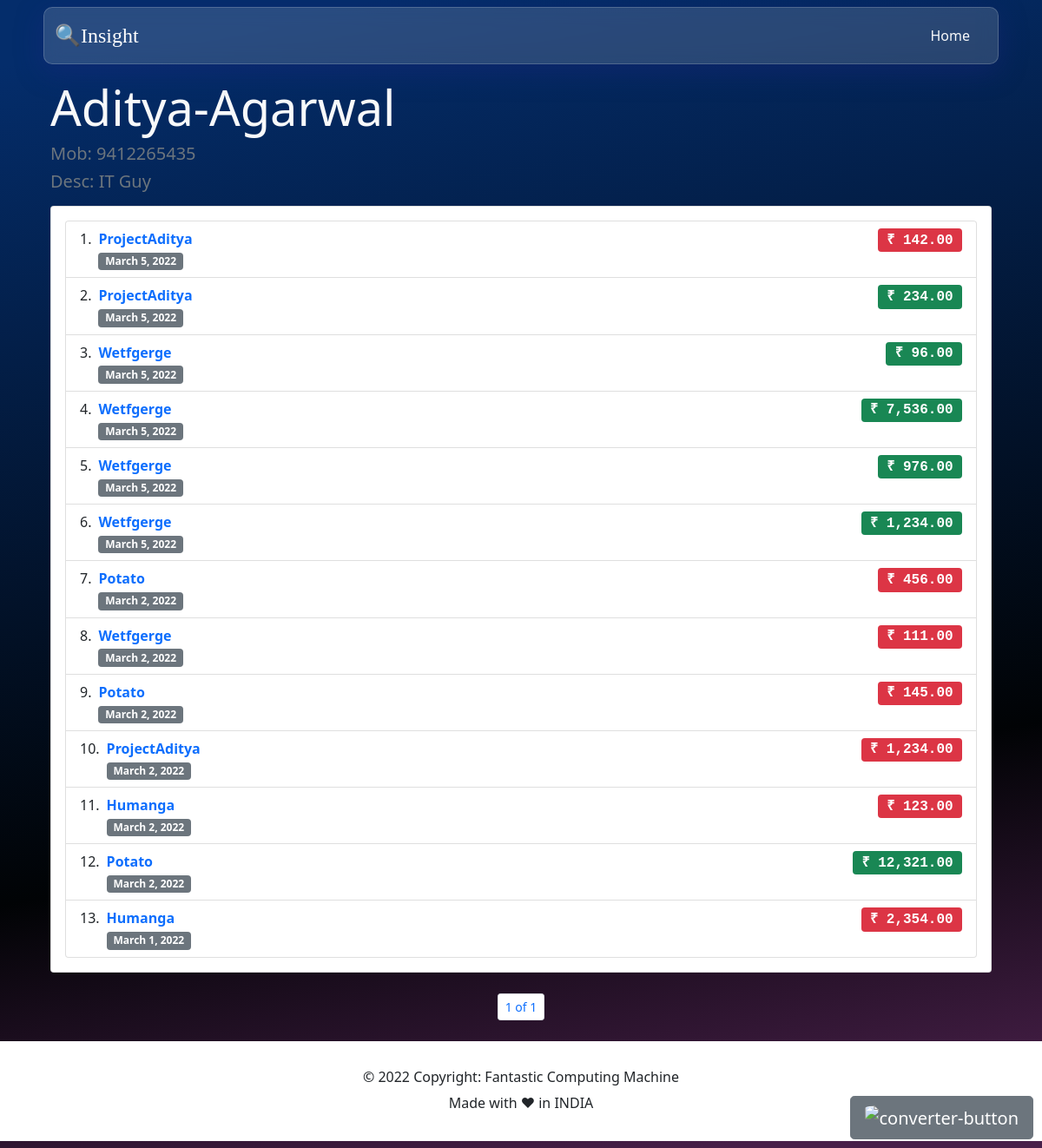
The app's page /expense/payee/10/Aditya-Agarwal/ (signed in), older data.
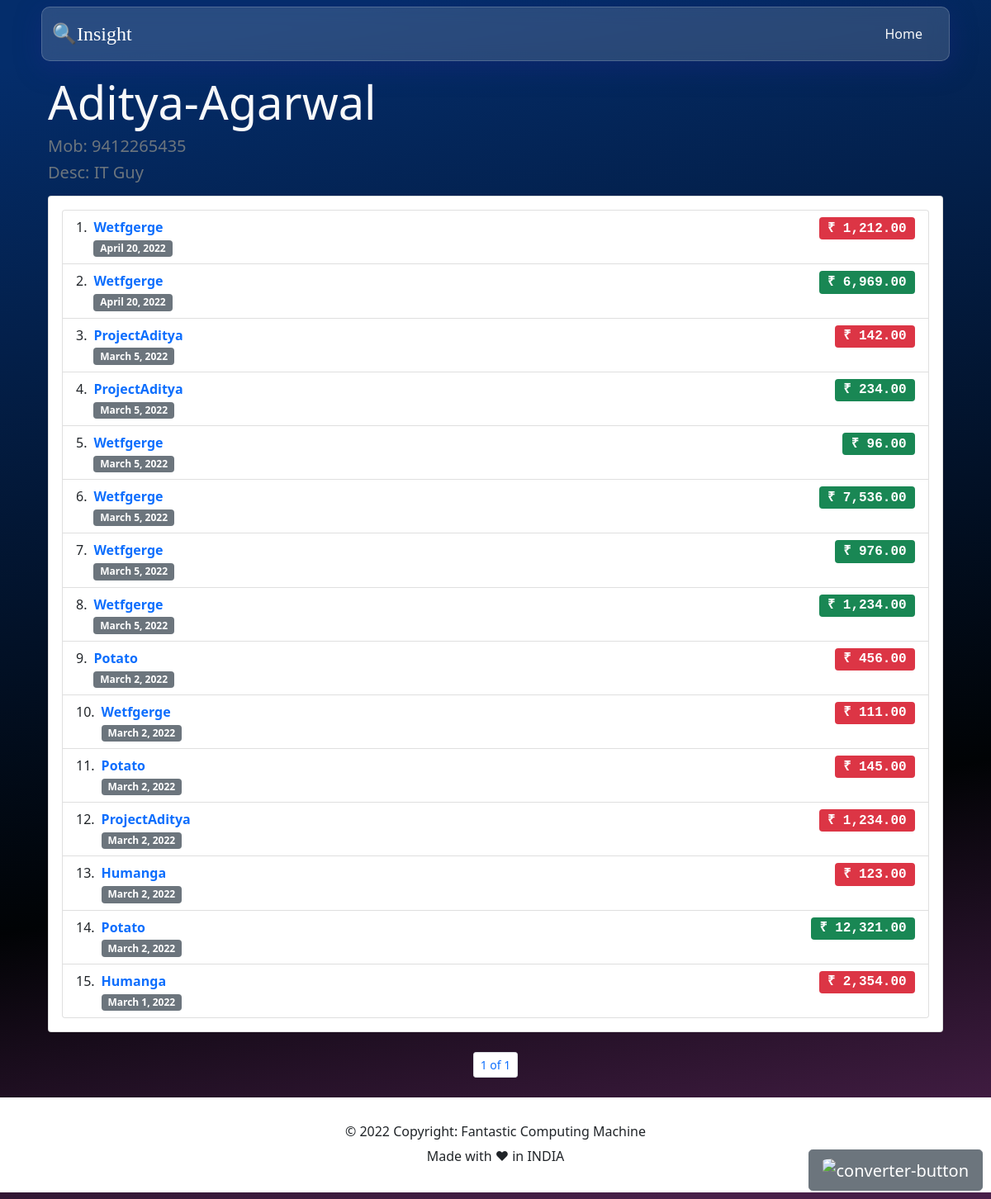
The same page, newer data.
### expense/models.py (models this page shows, shortened)
class Payee(models.Model):
    phoneNumberRegex = RegexValidator(regex=r"^\+?1?\d{8,15}$")
    name = models.CharField(max_length=255)
    description = models.TextField(blank=True, null=True)
    created_on = models.DateTimeField(auto_now_add=True)
    updated_on = models.DateTimeField(auto_now=True)
    phoneNumber = models.CharField(blank=True,
                                   validators=[phoneNumberRegex], max_length=11)

class Expense(models.Model):
    project = models.ForeignKey(
        Project, on_delete=models.CASCADE, default=1)
    payee = models.ForeignKey(Payee, on_delete=models.CASCADE)
    amount = models.DecimalField(
        max_digits=10, decimal_places=2, blank=True, null=True)
    created_on = models.DateTimeField(auto_now_add=True)
    updated_on = models.DateTimeField(auto_now=True)
    payment_status = models.CharField(
        max_length=2,
        choices=PAYMENT_STATUS,
        default="N",
    )
    is_deleted = models.BooleanField(default=False)
    deleted_on = models.DateTimeField(blank=True, null=True)

### dimension/models.py (models this page shows, shortened)
class Project(models.Model):
    name = models.CharField(max_length=255, unique=True, default='')
    author = models.ForeignKey(User, on_delete=models.CASCADE)
    description = models.TextField(
        max_length=255, blank=True, null=True, default='')
    created_on = models.DateTimeField(auto_now_add=True)
    updated_on = models.DateTimeField(auto_now=True)
    is_deleted = models.BooleanField(default=False)
    deleted_on = models.DateTimeField(blank=True, null=True)

### expense/views.py (the view)
class PayeeExpensesView(LoginRequiredMixin, ListView):
    login_url = '/user/login/'
    redirect_field_name = 'redirect_to'
    model = Expense
    template_name = 'payee_expense.html'
    context_object_name = 'expenses'
    paginate_by = 15
    def get_queryset(self):
        queryset = super().get_queryset()
        return queryset.filter(project__is_deleted=False, is_deleted=False).order_by('-created_on')
    def get_context_data(self, **kwargs):
        kwargs['payee'] = Payee.objects.filter(
            id=self.kwargs['pk'])[0]
        return super(PayeeExpensesView, self).get_context_data(**kwargs)

### expense/templates/payee_expense.html (shortened to what this page needs)
{% extends 'base.html' %}
{% load static %} {% load humanize %}
{% block header %}
<ul class="nav justify-content-end">
    <li class="nav-item">
        <a href="{% url 'home' %}" class="nav-link active text-light" aria-current="page">Home</a>
    </li>
</ul>
{% endblock %}
{% block body %}
<div class="container px-3">
    <div class="text-light pt-2 display-4">{{payee.name|title}}</div>
    <div class="text-light h5 pt-2 text-muted">Mob: <a class="text-muted"
            href="tel:+{{payee.phoneNumber}}">{{payee.phoneNumber}}</a></div>
    <div class="text-light h5 text-muted">Desc: {{payee.description|capfirst }}</div>
    <div class="row flex-md-row">
        <div class="col">
            <div class="card my-2">
                <div class="card-body">
                    <ol class="list-group list-group-numbered">
                        {% for item in expenses %}
                        <li class="list-group-item d-flex justify-content-between align-items-start">
                            <div class="ms-2 me-auto">
                                <a href="{% url 'project_detail' item.project.id item.project.name %}">
                                    <div class="fw-bold">
                                        {{item.project.name | capfirst }}
                                    </div>
                                </a>
                                <span class="badge bg-secondary">
                                    {{item.created_on | date}}</span>
                            </div>
                            {% if item.payment_status == 'P' %}
                            <span class="badge bg-danger fs-6 font-monospace">
                                ₹ {{item.amount | intcomma}}</span>
                            {% else %}
                            <span class="badge bg-success fs-6 font-monospace">
                                ₹ {{item.amount | intcomma}}</span>
                            {% endif %}
                        </li>
                        {% endfor %}
                    </ol>
                </div>
            </div>
        </div>
        <div class="mt-3">
            {% if expenses|length != 0 %}
            <nav aria-label="Page navigation mt-2">
                <ul class="pagination pagination-sm justify-content-center">
                    <li class="page-item">
                        <span class="page-link">
                            {{ page_obj.number }} of {{ page_obj.paginator.num_pages }}
                        </span>
                    </li>
                </ul>
            </nav>
            {% endif %}
        </div>
    </div>
</div>
{% endblock %}

### dimension/templates/base.html (shortened to what this page needs)
<!DOCTYPE html>
<html lang="en">
    <head>
        {% load static %}
        <link rel="stylesheet" href="{% static 'css/styles.css' %}">
        <link href="https://cdn.jsdelivr.net/npm/bootstrap@5.0.2/dist/css/bootstrap.min.css" rel="stylesheet"
>
    </head>
    <body>
        <main class="container-lg">
            <header class="text-white hide_items_print">
                <nav class="navbar navbar-expand-lg navbar-light nav_bg_translucent m-2">
                    <div class="container-fluid">
                        <strong>
                            <a class="navbar-brand justify-content-center h2 text-white fs-4"
                                href="{% url 'home' %}"><span class="branding">
                                    🔍Insight
                                </span></a>
                        </strong>
                        <div class="p-1">
                            {% block header %} {% endblock %}
                        </div>
                </nav>
            </header>
            <div id="content">
                {% block body %}
                {% endblock %}
            </div>
        </main>
        <div class="hide_items_print" id="mybutton">
            <button type="button" class="btn btn-secondary btn-lg" data-bs-toggle="modal"
                data-bs-target="#calculatorModal">
                <img alt="converter-button" src="https://img.icons8.com/ios/30/ffffff/design--v2.png" />
            </button>
        </div>
        <footer>
            {% include "footer.html" %}
        </footer>
    </body>
</html>

### dimension/templates/footer.html
<div class="p-3 m-2 footer">
    <div class="row ">
        <div class="text-center user-select-none text-dark p-3">
            <h6>© 2022 Copyright: Fantastic Computing Machine</h6>
            <div class="hide_items_print">
                Made with ❤ in INDIA
            </div>
        </div>
    </div>
</div>

### static/css/styles.css (style rules this page uses)
body { background: rgb(4, 45, 107); background: linear-gradient(170deg, rgba(4, 45, 107, 1) 5%, rgba(1, 3, 5, 1) 68%, rgba(72, 31, 73, 1) 96%); }
main { width: 100%; min-height: 100vh; }
a { cursor: pointer !important; text-decoration: none !important; }
img { border-radius: 10%; }
footer { background-color: white; margin: 0; padding: 0; }
.branding { font-family: Brush Script MT; }
.nav_bg_translucent { background: rgba(255, 255, 255, 0.15); box-shadow: 0 8px 32px 0 rgba(31, 38, 135, 0.37); backdrop-filter: blur(10px); -webkit-backdrop-filter: blur(10px); border-radius: 10px; border: 1px solid rgba(255, 255, 255, 0.18); }
#mybutton { position: fixed; bottom: 10px; right: 10px; }

Row changes from the older to the newer data that the page shows:
added Expense: project.name "Wetfgerge", created_on "April 20, 2022", amount "1,212.00"
added Expense: project.name "Wetfgerge", created_on "April 20, 2022", amount "6,969.00"
